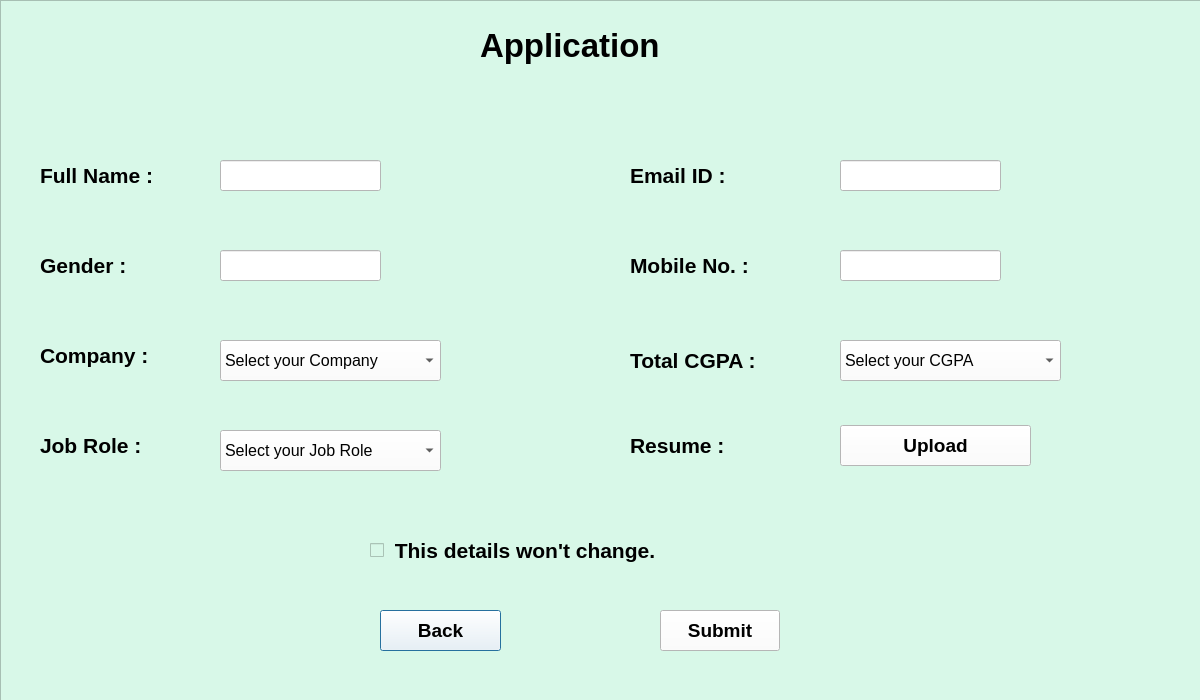
<?xml version="1.0" encoding="UTF-8"?>
<ui version="4.0">
 <class>App_Extc</class>
 <widget class="QDialog" name="App_Extc">
  <property name="geometry">
   <rect>
    <x>0</x>
    <y>0</y>
    <width>1200</width>
    <height>700</height>
   </rect>
  </property>
  <property name="font">
   <font>
    <family>Arial</family>
    <pointsize>16</pointsize>
    <weight>75</weight>
    <bold>true</bold>
   </font>
  </property>
  <property name="windowTitle">
   <string>Dialog</string>
  </property>
  <property name="styleSheet">
   <string notr="true">background: #FFFFFF;</string>
  </property>
  <property name="sizeGripEnabled">
   <bool>false</bool>
  </property>
  <widget class="QFrame" name="frame">
   <property name="geometry">
    <rect>
     <x>0</x>
     <y>0</y>
     <width>1201</width>
     <height>791</height>
    </rect>
   </property>
   <property name="styleSheet">
    <string notr="true">background:#D8F8E8;</string>
   </property>
   <property name="frameShape">
    <enum>QFrame::StyledPanel</enum>
   </property>
   <property name="frameShadow">
    <enum>QFrame::Raised</enum>
   </property>
   <widget class="QPushButton" name="btn_bck">
    <property name="geometry">
     <rect>
      <x>380</x>
      <y>610</y>
      <width>121</width>
      <height>41</height>
     </rect>
    </property>
    <property name="font">
     <font>
      <pointsize>14</pointsize>
      <weight>75</weight>
      <bold>true</bold>
     </font>
    </property>
    <property name="styleSheet">
     <string notr="true">background-color:rgb(255, 255, 255)
</string>
    </property>
    <property name="text">
     <string>Back</string>
    </property>
   </widget>
   <widget class="QLabel" name="lbl_app">
    <property name="geometry">
     <rect>
      <x>480</x>
      <y>20</y>
      <width>251</width>
      <height>51</height>
     </rect>
    </property>
    <property name="font">
     <font>
      <pointsize>25</pointsize>
      <weight>75</weight>
      <bold>true</bold>
     </font>
    </property>
    <property name="styleSheet">
     <string notr="true">color:rgb(0, 0, 0)
</string>
    </property>
    <property name="text">
     <string>Application</string>
    </property>
   </widget>
   <widget class="QPushButton" name="btn_sbmt">
    <property name="geometry">
     <rect>
      <x>660</x>
      <y>610</y>
      <width>120</width>
      <height>41</height>
     </rect>
    </property>
    <property name="font">
     <font>
      <pointsize>14</pointsize>
      <weight>75</weight>
      <bold>true</bold>
     </font>
    </property>
    <property name="styleSheet">
     <string notr="true">background-color:rgb(255, 255, 255)

</string>
    </property>
    <property name="text">
     <string>Submit</string>
    </property>
   </widget>
   <widget class="QLineEdit" name="txt_nme">
    <property name="geometry">
     <rect>
      <x>220</x>
      <y>160</y>
      <width>161</width>
      <height>31</height>
     </rect>
    </property>
    <property name="styleSheet">
     <string notr="true">background-color:rgb(255, 255, 255)</string>
    </property>
   </widget>
   <widget class="QLineEdit" name="txt_gen">
    <property name="geometry">
     <rect>
      <x>220</x>
      <y>250</y>
      <width>161</width>
      <height>31</height>
     </rect>
    </property>
    <property name="styleSheet">
     <string notr="true">background-color:rgb(255, 255, 255)</string>
    </property>
   </widget>
   <widget class="QLineEdit" name="txt_eid">
    <property name="geometry">
     <rect>
      <x>840</x>
      <y>160</y>
      <width>161</width>
      <height>31</height>
     </rect>
    </property>
    <property name="styleSheet">
     <string notr="true">background-color:rgb(255, 255, 255)</string>
    </property>
   </widget>
   <widget class="QLineEdit" name="txt_mno">
    <property name="geometry">
     <rect>
      <x>840</x>
      <y>250</y>
      <width>161</width>
      <height>31</height>
     </rect>
    </property>
    <property name="styleSheet">
     <string notr="true">background-color:rgb(255, 255, 255)</string>
    </property>
   </widget>
  </widget>
  <widget class="QLabel" name="lbl_name">
   <property name="geometry">
    <rect>
     <x>40</x>
     <y>160</y>
     <width>161</width>
     <height>31</height>
    </rect>
   </property>
   <property name="font">
    <font>
     <family>Arial</family>
     <pointsize>16</pointsize>
     <weight>75</weight>
     <bold>true</bold>
    </font>
   </property>
   <property name="styleSheet">
    <string notr="true">background-color:#D8F8E8;</string>
   </property>
   <property name="text">
    <string>Full Name : </string>
   </property>
  </widget>
  <widget class="QLabel" name="lbl_gen">
   <property name="geometry">
    <rect>
     <x>40</x>
     <y>250</y>
     <width>121</width>
     <height>31</height>
    </rect>
   </property>
   <property name="font">
    <font>
     <family>Arial</family>
     <pointsize>16</pointsize>
     <weight>75</weight>
     <bold>true</bold>
    </font>
   </property>
   <property name="styleSheet">
    <string notr="true">background-color:#D8F8E8;</string>
   </property>
   <property name="text">
    <string>Gender : </string>
   </property>
  </widget>
  <widget class="QLabel" name="lbl_cmpny">
   <property name="geometry">
    <rect>
     <x>40</x>
     <y>340</y>
     <width>151</width>
     <height>31</height>
    </rect>
   </property>
   <property name="font">
    <font>
     <family>Arial</family>
     <pointsize>16</pointsize>
     <weight>75</weight>
     <bold>true</bold>
    </font>
   </property>
   <property name="styleSheet">
    <string notr="true">background-color:#D8F8E8;</string>
   </property>
   <property name="text">
    <string>Company : </string>
   </property>
  </widget>
  <widget class="QLabel" name="lbl_job">
   <property name="geometry">
    <rect>
     <x>40</x>
     <y>430</y>
     <width>141</width>
     <height>31</height>
    </rect>
   </property>
   <property name="font">
    <font>
     <family>Arial</family>
     <pointsize>16</pointsize>
     <weight>75</weight>
     <bold>true</bold>
    </font>
   </property>
   <property name="styleSheet">
    <string notr="true">background-color:#D8F8E8;</string>
   </property>
   <property name="text">
    <string>Job Role : </string>
   </property>
  </widget>
  <widget class="QLabel" name="lbl_eid">
   <property name="geometry">
    <rect>
     <x>630</x>
     <y>160</y>
     <width>141</width>
     <height>31</height>
    </rect>
   </property>
   <property name="font">
    <font>
     <family>Arial</family>
     <pointsize>16</pointsize>
     <weight>75</weight>
     <bold>true</bold>
    </font>
   </property>
   <property name="styleSheet">
    <string notr="true">background-color:#D8F8E8;
</string>
   </property>
   <property name="text">
    <string>Email ID : </string>
   </property>
  </widget>
  <widget class="QLabel" name="lbl_mno">
   <property name="geometry">
    <rect>
     <x>630</x>
     <y>250</y>
     <width>161</width>
     <height>31</height>
    </rect>
   </property>
   <property name="font">
    <font>
     <family>Arial</family>
     <pointsize>16</pointsize>
     <weight>75</weight>
     <bold>true</bold>
    </font>
   </property>
   <property name="styleSheet">
    <string notr="true">background-color:#D8F8E8;</string>
   </property>
   <property name="text">
    <string>Mobile No. : </string>
   </property>
  </widget>
  <widget class="QLabel" name="lbl_cgpa">
   <property name="geometry">
    <rect>
     <x>630</x>
     <y>340</y>
     <width>171</width>
     <height>41</height>
    </rect>
   </property>
   <property name="font">
    <font>
     <family>Arial</family>
     <pointsize>16</pointsize>
     <weight>75</weight>
     <bold>true</bold>
    </font>
   </property>
   <property name="styleSheet">
    <string notr="true">background-color:#D8F8E8;</string>
   </property>
   <property name="text">
    <string>Total CGPA : </string>
   </property>
  </widget>
  <widget class="QLabel" name="lbl_rsm">
   <property name="geometry">
    <rect>
     <x>630</x>
     <y>430</y>
     <width>141</width>
     <height>31</height>
    </rect>
   </property>
   <property name="font">
    <font>
     <family>Arial</family>
     <pointsize>16</pointsize>
     <weight>75</weight>
     <bold>true</bold>
    </font>
   </property>
   <property name="styleSheet">
    <string notr="true">background-color:#D8F8E8;
</string>
   </property>
   <property name="text">
    <string>Resume : </string>
   </property>
  </widget>
  <widget class="QCheckBox" name="checkBox_chng">
   <property name="geometry">
    <rect>
     <x>370</x>
     <y>530</y>
     <width>421</width>
     <height>41</height>
    </rect>
   </property>
   <property name="font">
    <font>
     <family>Arial</family>
     <pointsize>16</pointsize>
     <weight>75</weight>
     <bold>true</bold>
    </font>
   </property>
   <property name="styleSheet">
    <string notr="true">background-color:#D8F8E8;</string>
   </property>
   <property name="text">
    <string> This details won't change.</string>
   </property>
  </widget>
  <widget class="QComboBox" name="comboBox_cmpny">
   <property name="geometry">
    <rect>
     <x>220</x>
     <y>340</y>
     <width>221</width>
     <height>41</height>
    </rect>
   </property>
   <property name="font">
    <font>
     <family>Arial</family>
     <pointsize>12</pointsize>
    </font>
   </property>
   <item>
    <property name="text">
     <string>Select your Company</string>
    </property>
   </item>
   <item>
    <property name="text">
     <string>TCS</string>
    </property>
   </item>
   <item>
    <property name="text">
     <string>Infosys</string>
    </property>
   </item>
   <item>
    <property name="text">
     <string>Wipro</string>
    </property>
   </item>
  </widget>
  <widget class="QComboBox" name="comboBox_job">
   <property name="geometry">
    <rect>
     <x>220</x>
     <y>430</y>
     <width>221</width>
     <height>41</height>
    </rect>
   </property>
   <property name="font">
    <font>
     <family>Arial</family>
     <pointsize>12</pointsize>
    </font>
   </property>
   <item>
    <property name="text">
     <string>Select your Job Role</string>
    </property>
   </item>
   <item>
    <property name="text">
     <string>Junior Data Analyst</string>
    </property>
   </item>
   <item>
    <property name="text">
     <string>Data Scientist</string>
    </property>
   </item>
   <item>
    <property name="text">
     <string>Software Developer</string>
    </property>
   </item>
  </widget>
  <widget class="QPushButton" name="btn_rsm">
   <property name="geometry">
    <rect>
     <x>840</x>
     <y>425</y>
     <width>191</width>
     <height>41</height>
    </rect>
   </property>
   <property name="font">
    <font>
     <pointsize>14</pointsize>
     <weight>75</weight>
     <bold>true</bold>
    </font>
   </property>
   <property name="styleSheet">
    <string notr="true">background-color:rgb(255, 255, 255)
</string>
   </property>
   <property name="text">
    <string>Upload</string>
   </property>
  </widget>
  <widget class="QComboBox" name="comboBox_cgpa">
   <property name="geometry">
    <rect>
     <x>840</x>
     <y>340</y>
     <width>221</width>
     <height>41</height>
    </rect>
   </property>
   <property name="font">
    <font>
     <family>Arial</family>
     <pointsize>12</pointsize>
    </font>
   </property>
   <item>
    <property name="text">
     <string>Select your CGPA</string>
    </property>
   </item>
   <item>
    <property name="text">
     <string>7.0 - 8.0</string>
    </property>
   </item>
   <item>
    <property name="text">
     <string>8.1 - 9.0</string>
    </property>
   </item>
   <item>
    <property name="text">
     <string>9.1 - 10.0</string>
    </property>
   </item>
  </widget>
 </widget>
 <resources>
  <include location="registration.qrc"/>
 </resources>
 <connections/>
</ui>
